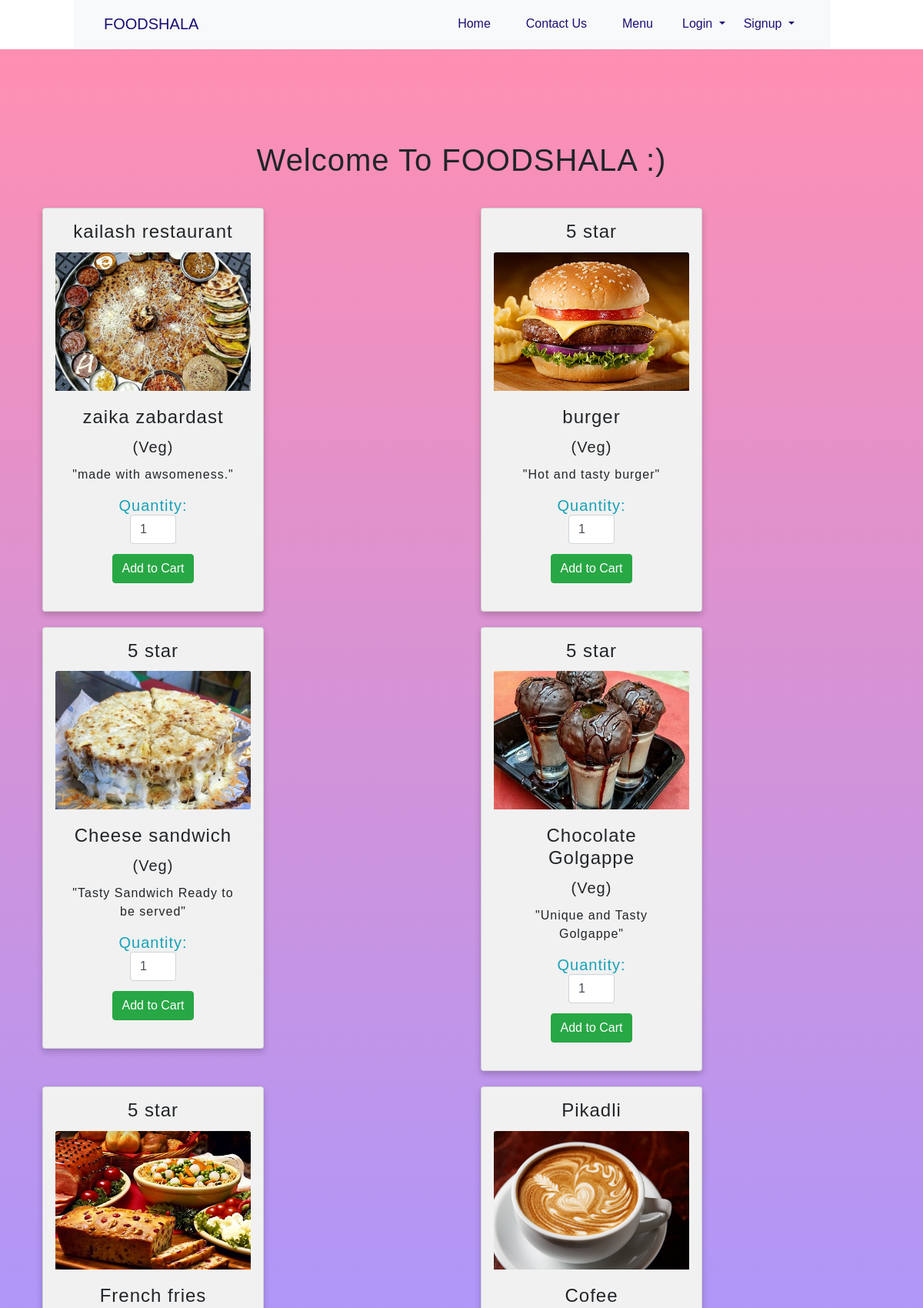
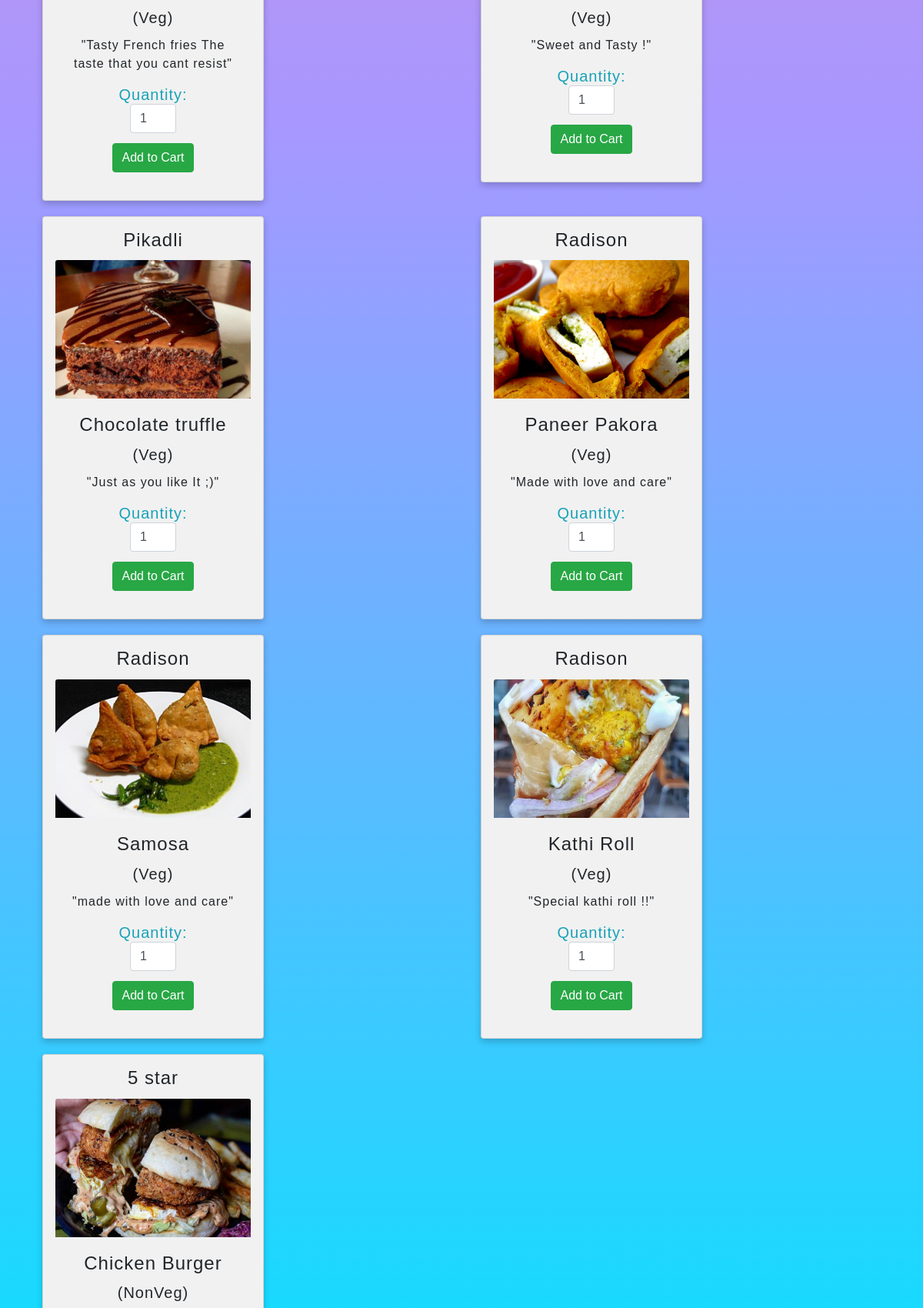
The app's page /foodlist.php (upper part) with its own data (2 pictures, top to bottom).
### tables this page shows
CREATE TABLE `food` (
  `fid` int(30) NOT NULL,
  `rusername` varchar(30) NOT NULL,
  `fname` varchar(30) NOT NULL,
  `fprice` bigint(15) NOT NULL,
  `fdescription` varchar(200) NOT NULL,
  `fcat` varchar(30) NOT NULL,
  `fimg` varchar(1000) NOT NULL,
  `available` varchar(25) NOT NULL
);

CREATE TABLE `restaurant` (
  `username` varchar(30) NOT NULL,
  `fullname` varchar(30) NOT NULL,
  `email` varchar(30) NOT NULL,
  `contact` varchar(30) NOT NULL,
  `rname` varchar(30) NOT NULL,
  `address` varchar(30) NOT NULL,
  `password` varchar(30) NOT NULL
);

### foodlist.php (the view, shortened to what this page needs)
<html>
  <head>
    <?php include 'links.php' ?>
   <link rel="stylesheet" type="text/css" href="style.css">
  </head>
  <body>
    <nav class="navbar navbar-expand-lg navbar-light bg-light mynav" >
       <div class="container-fluid">
        <a href="index.php" class="navbar-brand">FOODSHALA</a>
        <div class="collapse navbar-collapse" id="navbarMenu">
         <ul class="nav navbar-nav text-center ml-auto">
           <li class="nav-item  nav-link active" ><a href="index.php" >Home</a></li>
           <li class="nav-item nav-link"><a href="contact.php">Contact Us</a></li>
           <li class="nav-item nav-link"><a href="foodlist.php"><span class="glyphicon glyphicon-cutlery"></span> Menu </a></li>
<?php
if(isset($_SESSION['login_user1'])){
?>
     <li class="nav-item nav-link">
  <a href="restaurantupdate.php"></span> Welcome <?php echo $_SESSION['login_user1']; ?> </a></li>
      <li class="nav-item nav-link"><a href="myrestaurant.php">MANAGER CONTROL PANEL</a></li>
       <li class="nav-item nav-link"><a href="logout_m.php"><span class="glyphicon glyphicon-log-out"></span> Log Out </a></li>
  <?php
}
else {
  ?>
        <li class="nav-item dropdown">
        <a class="nav-link dropdown-toggle" href="#" id="navbarDropdown" role="button" data-toggle="dropdown" aria-haspopup="true" aria-expanded="false">
          Login
        </a>
        <li class="nav-item dropdown">
        <a class="nav-link dropdown-toggle" href="#" id="navbarDropdown" role="button" data-toggle="dropdown" aria-haspopup="true" aria-expanded="false">
          Signup
        </a>
          </ul>
<?php
}
?>
       </div>
      </div>
    </nav>
<div id="form">
  <div class="container text-center">
    <h1 style="padding-bottom: 30px;">Welcome To FOODSHALA :)</h1>
    </div>
<div class="container" style="width:95%;">
<?php
$conn = Connect();
$sql = "SELECT * FROM FOOD INNER JOIN RESTAURANT ON FOOD.rusername=RESTAURANT.username ";
$result = mysqli_query($conn, $sql);
if (mysqli_num_rows($result) != 0)
{
  $count=0;
  if($count==0)
    echo "<div class='row'>";
  while($row = mysqli_fetch_assoc($result)){
     $food_pic= "image/restaurant/".$row['rusername']."/foodimages/".$row['fimg'];
?>
<div class="col-lg-6 col-sm-12 justify-content-center  content-center" style="height: 45%;padding-bottom: 20px;">
<form method="post" action="cart.php?action=add&id=<?php echo $row["fid"]; ?>" style="height: 35%;">
  <div class="column">
<div class="card " style="width: 18rem;">
<h4 class="card-title"><?php echo $row["rname"]; ?></h4>
  <img class="card-img-top img-responsive " style="width: 100%; height: 18rem; " src="<?php echo $food_pic; ?>" alt="Food image">
  <div class="card-body">
    <h4 class="card-title"><?php echo $row["fname"]; ?></h4>
    <h5 class="card-title">(<?php echo $row["fcat"]; ?>)</h4>
    <p class="card-text">"<?php echo $row["fdescription"]; ?>"</p>
      <?php
    if(isset($_SESSION['login_user2']) && (!isset($_SESSION['login_user1'])))
    {
      ?>
    <h5 class="text-info">Quantity: <input type="number" min="1" max="25" name="quantity" class="form-control" value="1" style="width: 60px; padding: auto;margin:auto;"> </h5>
    <input type="hidden" name="hidden_RID" value="<?php echo $row["rusername"]; ?>">
    <input type="submit" name="add" style="margin-top:5px;" class="btn btn-success" value="Add to Cart">
  <?php
  }
   else if(!isset($_SESSION['login_user2']) && (!isset($_SESSION['login_user1'])))
    {
      ?>
    <h5 class="text-info" style="left:0;">Quantity:<input type="number" min="1" max="25" name="quantity" class="form-control" value="1" style="width: 60px;padding: auto;margin:auto;"> </h5>
    <input type="submit" name="add" style="margin-top:5px;" class="btn btn-success" value="Add to Cart">
  <?php
  }
  ?>
  </div>
</div>
</div>
</form>
  </div>
<?php
 }
?>
</div>
</div>
</div>
  <?php
}
?>
</body>
</html>

### style.css (style rules this page uses)
* { box-sizing: border-box; }
body { margin: 0; padding: 0; font-family: 'Rubik Mono One', sans-serif; }
html,body { height: 100vh; }
.mynav { margin-right: 10% !important; margin-left: 8%; }
.mynav a { text-decoration:none; color:#181174 !important; margin-right: 8px; padding:8px 14px 8px 8px; border-bottom: 2px solid transparent; }
#form { background: linear-gradient(rgb(255, 143, 178) 0%, rgb(167, 151, 255) 50%, rgb(0, 229, 255) 100%); padding-top: 10%; padding-bottom: 50px; justify-content: center; align-content: center; text-align: center; min-height: 100%; margin:auto; padding:auto; letter-spacing: 1px; }
.column { float: left; width: 25%; padding: 0 10px; }
.row:after { content: ""; display: table; clear: both; }
.card { box-shadow: 0 4px 8px 0 rgba(0, 0, 0, 0.2); padding: 16px; text-align: center; background-color: #f1f1f1; height: 35% !important; }
.card-img-top { width: 100%; height: 15vw !important; object-fit: cover !important; }

### records on screen
food: rusername.rname "kailash restaurant", rusername+fimg (picture), fname "zaika zabardast", fcat "Veg", fdescription "made with awsomeness."
food: rusername.rname "5 star", rusername+fimg (picture), fname "burger", fcat "Veg", fdescription "Hot and tasty burger"
food: rusername.rname "5 star", rusername+fimg (picture), fname "Cheese sandwich", fcat "Veg", fdescription "Tasty Sandwich Ready to be served"
food: rusername.rname "5 star", rusername+fimg (picture), fname "Chocolate Golgappe", fcat "Veg", fdescription "Unique and Tasty Golgappe"
food: rusername.rname "5 star", rusername+fimg (picture), fname "French fries", fcat "Veg", fdescription "Tasty French fries The taste that you cant resist"
food: rusername.rname "Pikadli", rusername+fimg (picture), fname "Cofee", fcat "Veg", fdescription "Sweet and Tasty !"
food: rusername.rname "Pikadli", rusername+fimg (picture), fname "Chocolate truffle", fcat "Veg", fdescription "Just as you like It ;)"
food: rusername.rname "Radison", rusername+fimg (picture), fname "Paneer Pakora", fcat "Veg", fdescription "Made with love and care"
food: rusername.rname "Radison", rusername+fimg (picture), fname "Samosa", fcat "Veg", fdescription "made with love and care"
food: rusername.rname "Radison", rusername+fimg (picture), fname "Kathi Roll", fcat "Veg", fdescription "Special kathi roll !!"
food: rusername.rname "5 star", rusername+fimg (picture), fname "Chicken Burger", fcat "NonVeg"
